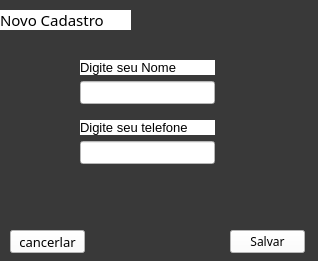
<?xml version="1.0" encoding="UTF-8"?>
<ui version="4.0">
 <class>Form</class>
 <widget class="QWidget" name="Form">
  <property name="geometry">
   <rect>
    <x>0</x>
    <y>0</y>
    <width>318</width>
    <height>261</height>
   </rect>
  </property>
  <property name="font">
   <font>
    <family>Arial Black</family>
   </font>
  </property>
  <property name="windowTitle">
   <string>Form</string>
  </property>
  <property name="styleSheet">
   <string notr="true">background-color: rgb(57, 57, 57);</string>
  </property>
  <widget class="QLabel" name="label">
   <property name="geometry">
    <rect>
     <x>0</x>
     <y>10</y>
     <width>131</width>
     <height>20</height>
    </rect>
   </property>
   <property name="font">
    <font>
     <family>Arial Black</family>
     <pointsize>11</pointsize>
    </font>
   </property>
   <property name="styleSheet">
    <string notr="true">background-color: rgb(255, 255, 255);</string>
   </property>
   <property name="text">
    <string>Novo Cadastro </string>
   </property>
  </widget>
  <widget class="QPushButton" name="Salvar">
   <property name="geometry">
    <rect>
     <x>230</x>
     <y>230</y>
     <width>75</width>
     <height>23</height>
    </rect>
   </property>
   <property name="styleSheet">
    <string notr="true">background-color: rgb(255, 255, 255);</string>
   </property>
   <property name="text">
    <string>Salvar</string>
   </property>
  </widget>
  <widget class="QPushButton" name="cancerlar">
   <property name="geometry">
    <rect>
     <x>10</x>
     <y>230</y>
     <width>75</width>
     <height>23</height>
    </rect>
   </property>
   <property name="font">
    <font>
     <family>Arial Black</family>
     <pointsize>10</pointsize>
    </font>
   </property>
   <property name="styleSheet">
    <string notr="true">background-color: rgb(255, 255, 255);</string>
   </property>
   <property name="text">
    <string>cancerlar</string>
   </property>
  </widget>
  <widget class="QWidget" name="layoutWidget">
   <property name="geometry">
    <rect>
     <x>80</x>
     <y>60</y>
     <width>135</width>
     <height>44</height>
    </rect>
   </property>
   <layout class="QVBoxLayout" name="verticalLayout">
    <item>
     <widget class="QLabel" name="label_2">
      <property name="font">
       <font>
        <pointsize>10</pointsize>
       </font>
      </property>
      <property name="styleSheet">
       <string notr="true">background-color: rgb(255, 255, 255);</string>
      </property>
      <property name="text">
       <string>Digite seu Nome</string>
      </property>
     </widget>
    </item>
    <item>
     <widget class="QLineEdit" name="lineEdit">
      <property name="styleSheet">
       <string notr="true">background-color: rgb(255, 255, 255);</string>
      </property>
     </widget>
    </item>
   </layout>
  </widget>
  <widget class="QWidget" name="layoutWidget">
   <property name="geometry">
    <rect>
     <x>80</x>
     <y>120</y>
     <width>135</width>
     <height>44</height>
    </rect>
   </property>
   <layout class="QVBoxLayout" name="verticalLayout_2">
    <item>
     <widget class="QLabel" name="label_3">
      <property name="font">
       <font>
        <pointsize>10</pointsize>
       </font>
      </property>
      <property name="styleSheet">
       <string notr="true">background-color: rgb(255, 255, 255);</string>
      </property>
      <property name="text">
       <string>Digite seu telefone</string>
      </property>
     </widget>
    </item>
    <item>
     <widget class="QLineEdit" name="lineEdit_2">
      <property name="styleSheet">
       <string notr="true">background-color: rgb(255, 255, 255);</string>
      </property>
     </widget>
    </item>
   </layout>
  </widget>
 </widget>
 <resources/>
 <connections/>
</ui>
